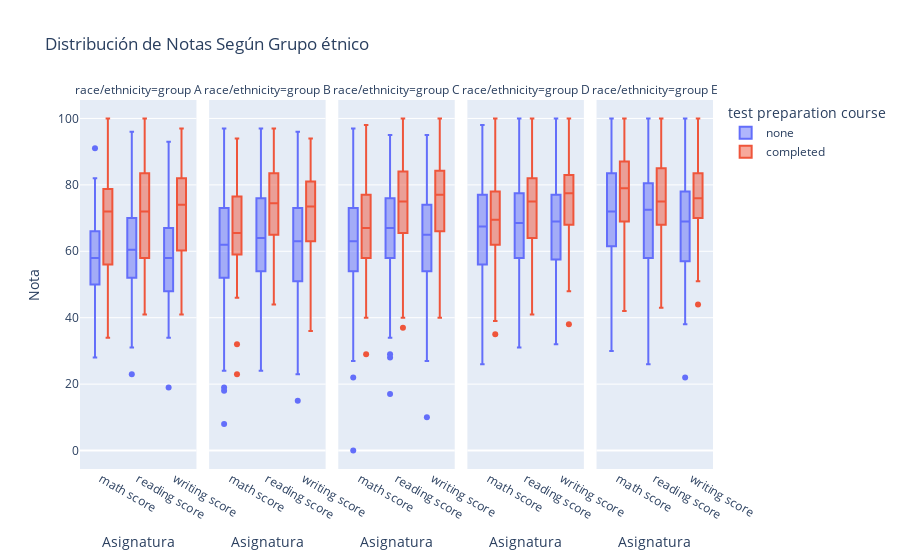

Write notebook code for a chart like this one.
### Code cell
df_melted = dt.melt(id_vars=['test preparation course', 'parental level of education','gender','race/ethnicity'],
                    value_vars=['math score', 'reading score', 'writing score'],
                    var_name='Asignatura',
                    value_name='Nota',)

px.box(df_melted,
        x='Asignatura',               
        y='Nota',                      
        color='test preparation course',
        facet_col='race/ethnicity',
        title='Distribución de Notas Según Grupo étnico',
        category_orders={'race/ethnicity': ['group A','group B','group C',"group D","group E"]}
        )

### Figure 1 — Plotly figure (JSON) as saved in the notebook; plotly's stock layout.template omitted (floating-point values rounded to 4 significant figures; data arrays with more than 128 entries replaced by an {"elided": "..."} marker saying what was removed)
{"data": [{"alignmentgroup": "True", "hovertemplate": "test preparation course=none<br>race/ethnicity=group A<br>Asignatura=%{x}<br>Nota=%{y}<extra></extra>", "legendgroup": "none", "marker": {"color": "#636efa"}, "name": "none", "notched": false, "offsetgroup": "none", "orientation": "v", "showlegend": true, "type": "box", "x": {"elided": "174 str values"}, "x0": " ", "xaxis": "x", "y": {"elided": "174 int values"}, "y0": " ", "yaxis": "y"}, {"alignmentgroup": "True", "hovertemplate": "test preparation course=none<br>race/ethnicity=group B<br>Asignatura=%{x}<br>Nota=%{y}<extra></extra>", "legendgroup": "none", "marker": {"color": "#636efa"}, "name": "none", "notched": false, "offsetgroup": "none", "orientation": "v", "showlegend": false, "type": "box", "x": {"elided": "366 str values"}, "x0": " ", "xaxis": "x2", "y": {"elided": "366 int values"}, "y0": " ", "yaxis": "y2"}, {"alignmentgroup": "True", "hovertemplate": "test preparation course=none<br>race/ethnicity=group C<br>Asignatura=%{x}<br>Nota=%{y}<extra></extra>", "legendgroup": "none", "marker": {"color": "#636efa"}, "name": "none", "notched": false, "offsetgroup": "none", "orientation": "v", "showlegend": false, "type": "box", "x": {"elided": "606 str values"}, "x0": " ", "xaxis": "x3", "y": {"elided": "606 int values"}, "y0": " ", "yaxis": "y3"}, {"alignmentgroup": "True", "hovertemplate": "test preparation course=none<br>race/ethnicity=group D<br>Asignatura=%{x}<br>Nota=%{y}<extra></extra>", "legendgroup": "none", "marker": {"color": "#636efa"}, "name": "none", "notched": false, "offsetgroup": "none", "orientation": "v", "showlegend": false, "type": "box", "x": {"elided": "540 str values"}, "x0": " ", "xaxis": "x4", "y": {"elided": "540 int values"}, "y0": " ", "yaxis": "y4"}, {"alignmentgroup": "True", "hovertemplate": "test preparation course=none<br>race/ethnicity=group E<br>Asignatura=%{x}<br>Nota=%{y}<extra></extra>", "legendgroup": "none", "marker": {"color": "#636efa"}, "name": "none", "notched": false, "offsetgroup": "none", "orientation": "v", "showlegend": false, "type": "box", "x": {"elided": "240 str values"}, "x0": " ", "xaxis": "x5", "y": {"elided": "240 int values"}, "y0": " ", "yaxis": "y5"}, {"alignmentgroup": "True", "hovertemplate": "test preparation course=completed<br>race/ethnicity=group A<br>Asignatura=%{x}<br>Nota=%{y}<extra></extra>", "legendgroup": "completed", "marker": {"color": "#EF553B"}, "name": "completed", "notched": false, "offsetgroup": "completed", "orientation": "v", "showlegend": true, "type": "box", "x": ["math score", "math score", "math score", "math score", "math score", "math score", "math score", "math score", "math score", "math score", "math score", "math score", "math score", "math score", "math score", "math score", "math score", "math score", "math score", "math score", "math score", "math score", "math score", "math score", "math score", "math score", "math score", "math score", "math score", "math score", "math score", "reading score", "reading score", "reading score", "reading score", "reading score", "reading score", "reading score", "reading score", "reading score", "reading score", "reading score", "reading score", "reading score", "reading score", "reading score", "reading score", "reading score", "reading score", "reading score", "reading score", "reading score", "reading score", "reading score", "reading score", "reading score", "reading score", "reading score", "reading score", "reading score", "reading score", "reading score", "writing score", "writing score", "writing score", "writing score", "writing score", "writing score", "writing score", "writing score", "writing score", "writing score", "writing score", "writing score", "writing score", "writing score", "writing score", "writing score", "writing score", "writing score", "writing score", "writing score", "writing score", "writing score", "writing score", "writing score", "writing score", "writing score", "writing score", "writing score", "writing score", "writing score", "writing score"], "x0": " ", "xaxis": "x", "y": [78, 55, 80, 50, 62, 72, 47, 46, 81, 49, 59, 75, 72, 77, 79, 97, 92, 40, 61, 100, 68, 65, 87, 72, 85, 75, 34, 61, 66, 53, 78, 72, 65, 78, 47, 67, 73, 49, 41, 78, 58, 85, 58, 67, 88, 82, 92, 100, 55, 51, 96, 80, 70, 84, 79, 90, 82, 48, 62, 68, 50, 87, 70, 62, 81, 54, 69, 74, 49, 43, 81, 60, 80, 62, 65, 85, 82, 86, 97, 53, 52, 86, 76, 74, 87, 82, 92, 79, 41, 61, 64, 60, 91], "y0": " ", "yaxis": "y"}, {"alignmentgroup": "True", "hovertemplate": "test preparation course=completed<br>race/ethnicity=group B<br>Asignatura=%{x}<br>Nota=%{y}<extra></extra>", "legendgroup": "completed", "marker": {"color": "#EF553B"}, "name": "completed", "notched": false, "offsetgroup": "completed", "orientation": "v", "showlegend": false, "type": "box", "x": {"elided": "204 str values"}, "x0": " ", "xaxis": "x2", "y": {"elided": "204 int values"}, "y0": " ", "yaxis": "y2"}, {"alignmentgroup": "True", "hovertemplate": "test preparation course=completed<br>race/ethnicity=group C<br>Asignatura=%{x}<br>Nota=%{y}<extra></extra>", "legendgroup": "completed", "marker": {"color": "#EF553B"}, "name": "completed", "notched": false, "offsetgroup": "completed", "orientation": "v", "showlegend": false, "type": "box", "x": {"elided": "351 str values"}, "x0": " ", "xaxis": "x3", "y": {"elided": "351 int values"}, "y0": " ", "yaxis": "y3"}, {"alignmentgroup": "True", "hovertemplate": "test preparation course=completed<br>race/ethnicity=group D<br>Asignatura=%{x}<br>Nota=%{y}<extra></extra>", "legendgroup": "completed", "marker": {"color": "#EF553B"}, "name": "completed", "notched": false, "offsetgroup": "completed", "orientation": "v", "showlegend": false, "type": "box", "x": {"elided": "246 str values"}, "x0": " ", "xaxis": "x4", "y": {"elided": "246 int values"}, "y0": " ", "yaxis": "y4"}, {"alignmentgroup": "True", "hovertemplate": "test preparation course=completed<br>race/ethnicity=group E<br>Asignatura=%{x}<br>Nota=%{y}<extra></extra>", "legendgroup": "completed", "marker": {"color": "#EF553B"}, "name": "completed", "notched": false, "offsetgroup": "completed", "orientation": "v", "showlegend": false, "type": "box", "x": {"elided": "180 str values"}, "x0": " ", "xaxis": "x5", "y": {"elided": "180 int values"}, "y0": " ", "yaxis": "y5"}], "layout": {"annotations": [{"font": {}, "showarrow": false, "text": "race/ethnicity=group A", "x": 0.092, "xanchor": "center", "xref": "paper", "y": 1, "yanchor": "bottom", "yref": "paper"}, {"font": {}, "showarrow": false, "text": "race/ethnicity=group B", "x": 0.296, "xanchor": "center", "xref": "paper", "y": 1, "yanchor": "bottom", "yref": "paper"}, {"font": {}, "showarrow": false, "text": "race/ethnicity=group C", "x": 0.5, "xanchor": "center", "xref": "paper", "y": 1, "yanchor": "bottom", "yref": "paper"}, {"font": {}, "showarrow": false, "text": "race/ethnicity=group D", "x": 0.704, "xanchor": "center", "xref": "paper", "y": 1, "yanchor": "bottom", "yref": "paper"}, {"font": {}, "showarrow": false, "text": "race/ethnicity=group E", "x": 0.908, "xanchor": "center", "xref": "paper", "y": 1, "yanchor": "bottom", "yref": "paper"}], "boxmode": "group", "legend": {"title": {"text": "test preparation course"}, "tracegroupgap": 0}, "title": {"text": "Distribución de Notas Según Grupo étnico"}, "xaxis": {"anchor": "y", "domain": [0, 0.184], "title": {"text": "Asignatura"}}, "xaxis2": {"anchor": "y2", "domain": [0.204, 0.388], "matches": "x", "title": {"text": "Asignatura"}}, "xaxis3": {"anchor": "y3", "domain": [0.408, 0.592], "matches": "x", "title": {"text": "Asignatura"}}, "xaxis4": {"anchor": "y4", "domain": [0.612, 0.796], "matches": "x", "title": {"text": "Asignatura"}}, "xaxis5": {"anchor": "y5", "domain": [0.816, 1], "matches": "x", "title": {"text": "Asignatura"}}, "yaxis": {"anchor": "x", "domain": [0, 1], "title": {"text": "Nota"}}, "yaxis2": {"anchor": "x2", "domain": [0, 1], "matches": "y", "showticklabels": false}, "yaxis3": {"anchor": "x3", "domain": [0, 1], "matches": "y", "showticklabels": false}, "yaxis4": {"anchor": "x4", "domain": [0, 1], "matches": "y", "showticklabels": false}, "yaxis5": {"anchor": "x5", "domain": [0, 1], "matches": "y", "showticklabels": false}}}
